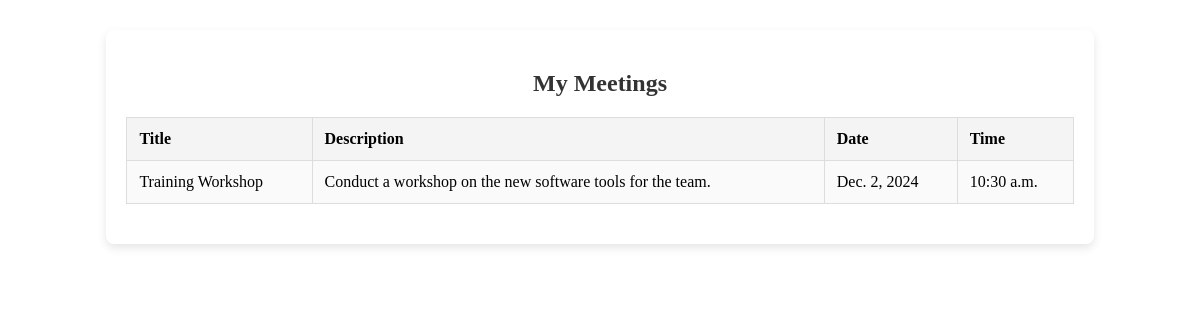
Page /employeeapp/view_my_meetings/ (signed in) on the committed database.
### adminapp/models.py (models this page shows, shortened)
class Meeting(models.Model):
    title = models.CharField(max_length=255)
    description = models.TextField()
    date = models.DateField()
    time = models.TimeField()
    employee = models.ForeignKey(User, on_delete=models.CASCADE, related_name='meetings')

### employeeapp/views.py (the view)
# urls.py: path('view_my_meetings/', views.view_my_meetings, name='view_my_meetings'),
@login_required
def view_my_meetings(request):
    meetings = Meeting.objects.filter(employee=request.user)
    return render(request, 'employeeapp/view_my_meetings.html', {'meetings': meetings})

### templates/employeeapp/view_my_meetings.html (shortened to what this page needs)
{% block content %}
  <div class="container">
    <h2 class="page-title">My Meetings</h2>
    <table class="meetings-table">
      <thead>
        <tr>
          <th>Title</th>
          <th>Description</th>
          <th>Date</th>
          <th>Time</th>
        </tr>
      </thead>
      <tbody>
        {% for meeting in meetings %}
          <tr>
            <td>{{ meeting.title }}</td>
            <td>{{ meeting.description }}</td>
            <td>{{ meeting.date }}</td>
            <td>{{ meeting.time }}</td>
          </tr>
        {% empty %}
          <tr>
            <td colspan="4" class="no-data">No meetings scheduled.</td>
          </tr>
        {% endfor %}
      </tbody>
    </table>
  </div>
{% endblock %}

### templates/employeeapp/view_my_meetings.html (style rules this page uses)
.container { width: 80%; margin: 30px auto; padding: 20px; background-color: #fff; box-shadow: 0 4px 10px rgba(0, 0, 0, 0.1); border-radius: 8px; }
.page-title { text-align: center; color: #333; margin-bottom: 20px; }
.meetings-table { width: 100%; border-collapse: collapse; margin: 20px 0; }
.meetings-table th, .meetings-table td { padding: 12px; text-align: left; border: 1px solid #ddd; }
.meetings-table th { background-color: #f4f4f4; font-weight: bold; }
.meetings-table td { background-color: #fafafa; }

### rows in the picture
Meeting: title "Training Workshop", description "Conduct a workshop on the new software tools for the team.", date "Dec. 2, 2024", time "10:30 a.m."
